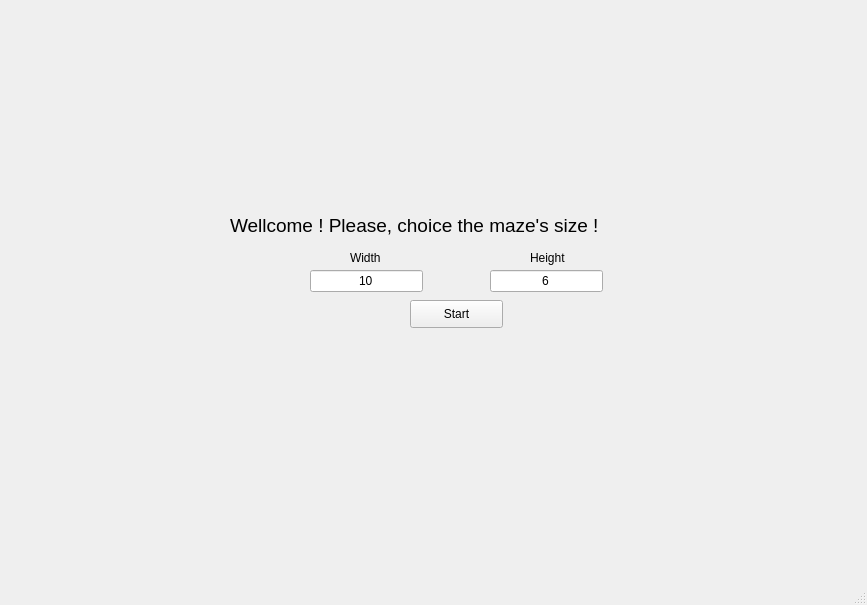
<?xml version="1.0" encoding="UTF-8"?>
<ui version="4.0">
 <class>Menu</class>
 <widget class="QMainWindow" name="Menu">
  <property name="geometry">
   <rect>
    <x>0</x>
    <y>0</y>
    <width>867</width>
    <height>605</height>
   </rect>
  </property>
  <property name="windowTitle">
   <string>MainWindow</string>
  </property>
  <property name="windowIcon">
   <iconset resource="ressources.qrc">
    <normaloff>:/res/menu.jpg</normaloff>:/res/menu.jpg</iconset>
  </property>
  <widget class="QWidget" name="centralwidget">
   <widget class="QWidget" name="gridLayoutWidget">
    <property name="geometry">
     <rect>
      <x>190</x>
      <y>150</y>
      <width>551</width>
      <height>211</height>
     </rect>
    </property>
    <layout class="QGridLayout" name="gridLayout">
     <item row="0" column="0">
      <widget class="QWidget" name="widget" native="true">
       <widget class="QLabel" name="label_3">
        <property name="geometry">
         <rect>
          <x>340</x>
          <y>100</y>
          <width>56</width>
          <height>16</height>
         </rect>
        </property>
        <property name="text">
         <string>Height</string>
        </property>
       </widget>
       <widget class="QLabel" name="label_2">
        <property name="geometry">
         <rect>
          <x>160</x>
          <y>100</y>
          <width>56</width>
          <height>16</height>
         </rect>
        </property>
        <property name="text">
         <string>Width</string>
        </property>
       </widget>
       <widget class="QLabel" name="label">
        <property name="geometry">
         <rect>
          <x>40</x>
          <y>50</y>
          <width>461</width>
          <height>51</height>
         </rect>
        </property>
        <property name="font">
         <font>
          <pointsize>14</pointsize>
         </font>
        </property>
        <property name="text">
         <string>Wellcome ! Please, choice the maze's size !</string>
        </property>
       </widget>
       <widget class="QLineEdit" name="heightLine">
        <property name="enabled">
         <bool>true</bool>
        </property>
        <property name="geometry">
         <rect>
          <x>300</x>
          <y>120</y>
          <width>113</width>
          <height>22</height>
         </rect>
        </property>
        <property name="text">
         <string>6</string>
        </property>
        <property name="alignment">
         <set>Qt::AlignCenter</set>
        </property>
       </widget>
       <widget class="QLineEdit" name="widthLine">
        <property name="geometry">
         <rect>
          <x>120</x>
          <y>120</y>
          <width>113</width>
          <height>22</height>
         </rect>
        </property>
        <property name="text">
         <string>10</string>
        </property>
        <property name="alignment">
         <set>Qt::AlignCenter</set>
        </property>
       </widget>
       <widget class="QPushButton" name="startButton">
        <property name="geometry">
         <rect>
          <x>220</x>
          <y>150</y>
          <width>93</width>
          <height>28</height>
         </rect>
        </property>
        <property name="text">
         <string>Start</string>
        </property>
       </widget>
      </widget>
     </item>
    </layout>
   </widget>
  </widget>
  <widget class="QMenuBar" name="menubar">
   <property name="geometry">
    <rect>
     <x>0</x>
     <y>0</y>
     <width>867</width>
     <height>26</height>
    </rect>
   </property>
  </widget>
  <widget class="QStatusBar" name="statusbar"/>
 </widget>
 <resources>
  <include location="ressources.qrc"/>
 </resources>
 <connections/>
</ui>
